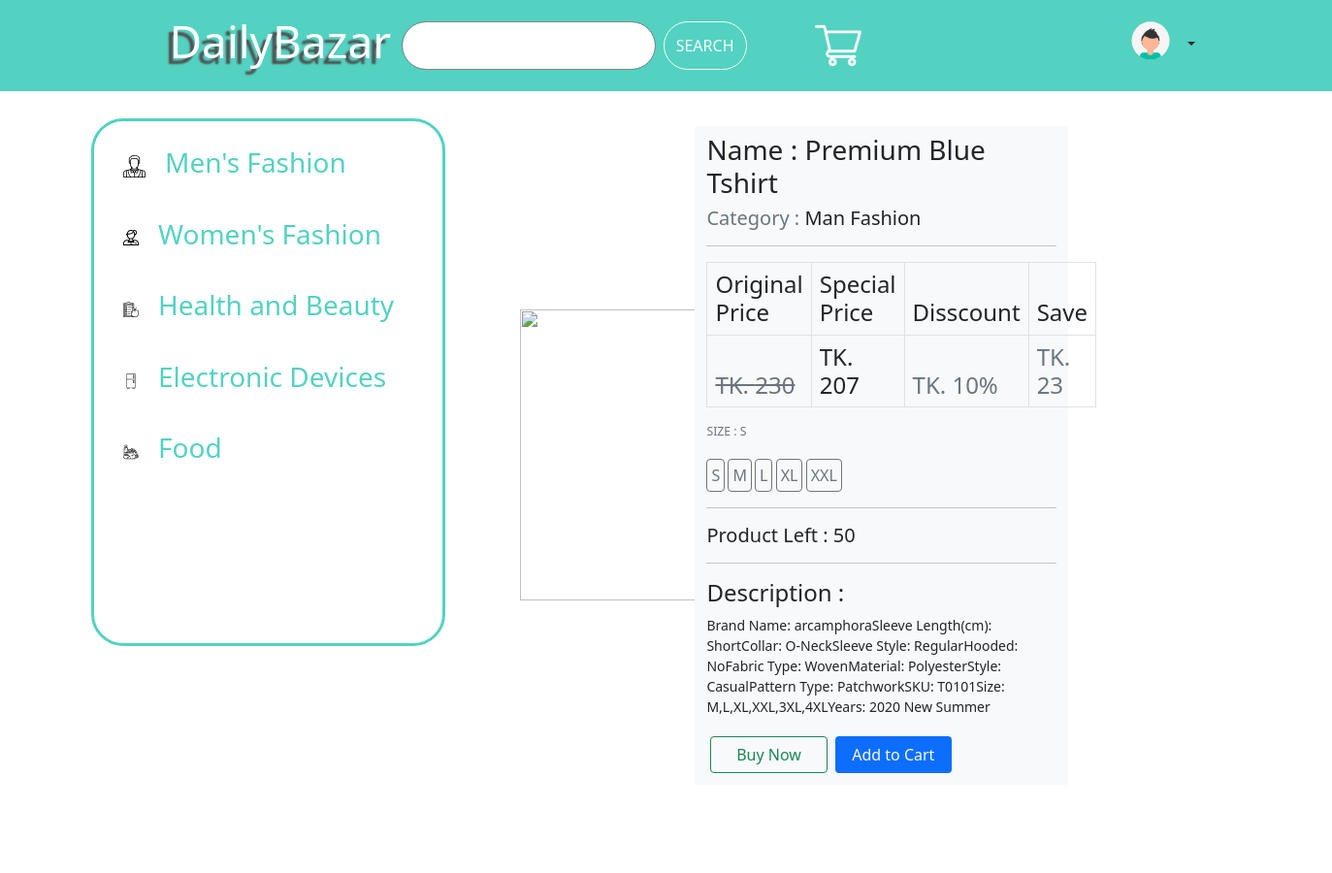
The page /productdetails.php?clicked=1 (upper part) on the database as committed earlier.
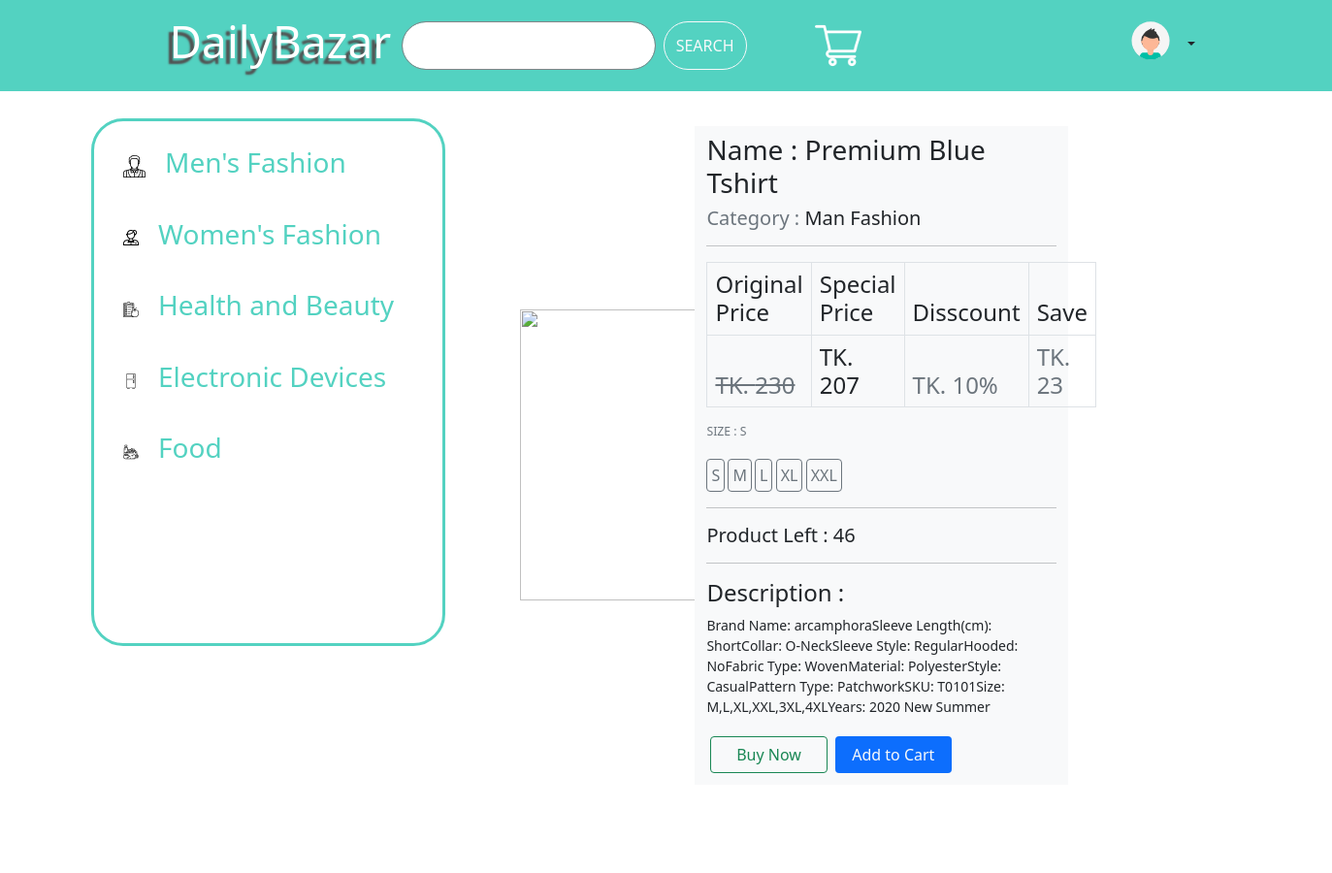
The same page on the database as committed later.
### tables this page shows
CREATE TABLE `products` (
  `id` int(11) NOT NULL,
  `name` varchar(255) NOT NULL,
  `date` date NOT NULL DEFAULT '2021-01-20',
  `price` varchar(20) NOT NULL,
  `qty` int(11) NOT NULL DEFAULT 50,
  `description` varchar(4160) DEFAULT NULL,
  `image` varchar(8) NOT NULL,
  `category` int(11) NOT NULL,
  `sub_category` int(11) NOT NULL,
  `season` int(11) NOT NULL
);

### init.php (called while the page is built, shortened)
<?php
$source = new source;
?>

### classes/source.php (called while the page is built, shortened)
<?php
class source extends db{
    public $Query;
    public function Query($query,$param = []){
        if(empty($param)){
            $this->Query = $this->db->prepare($query);
            return $this->Query->execute();
        }else{
            $this->Query = $this->db->prepare($query);
            return $this->Query->execute($param);
        }
    }
    public function CountRows(){
        return $this->Query->rowCount();
    }
    public function SingleRow(){
        return $this->Query->fetch(PDO::FETCH_OBJ);
    }
}
?>

### classes/db.php (called while the page is built, shortened)
<?php
class db{
    private $host = "localhost";
    private $username = "root";
    private $password = "";
    private $database = "dailybazar";
    public function __construct(){
        try{
            $this->db = new PDO("mysql:hsot=".$this->host.";dbname=".$this->database,
            $this->username,$this->password);
        }catch(PDOException $e){
            echo "Connection problem : ".$e->getMessage();
        }
    }
}
?>

### productdetails.php (the view, shortened to what the changed rows need)
<?php include "init.php";
if (!empty($_GET['clicked'])) {
    $query = $source->Query("SELECT * FROM products WHERE id=?", [$_GET['clicked']]);
    $product = $source->SingleRow();
    $row = $source->CountRows();
    $qty = $product->qty;;
    $sub_cate = $product->sub_category;
    $category = $product->category;
    $productIn[] = $_GET['clicked'];
} else if (!empty($_SESSION['pid'])) {
    $query = $source->Query("SELECT * FROM products WHERE id=?", [$_SESSION['pid']]);
    $product = $source->SingleRow();
    $row = $source->CountRows();
    $qty = $product->qty;
    $img = $product->image;
    $sub_cate = $product->sub_category;
    $category = $product->category;
}
$query1 = $source->Query("SELECT * FROM product_categories WHERE id=?", [$category]);
$product1 = $source->SingleRow();
$cate = $product1->categories;
$price = $product->price * .10;
$offerprice = $product->price - $price;
?>
<html>
<head>
    <link href="assets/css/productdetails.css?v=<?php echo time(); ?>" rel="stylesheet" type="text/css">
    <link href="assets/css/successAlart.css?v=<?php echo time(); ?>" rel="stylesheet" type="text/css">
</head>
<body>
    <?php include "assets/splitfile/header.php" ?>
    <form action="" method="POST">
        <section class="bannerSection">
            <div class="container-fluid">
                <div class="row">
                    <?php include 'assets/splitfile/sidemenu.php' ?>
                    <div class="mt-2">
                        <div class="col-xxl-9 col-xl-9 col-lg-9 col-sm-12">
                            <div class="product">
                                <div class="row">
                                    <div class="details col-8 bg-light">
                                        <?php
                                        if ($row > 0) {
                                            echo "
                                                    <p class='h3 font-weight-normal mt-2'>Name : " . $product->name . "</p>
                                                    <p class='h5 font-weight-normal text-secondary '>Category : <span class='text-dark'>" . $cate . "</span></p>
                                                    <hr>
                                                    <table class='table table-bordered w-75'>
                                                        <thead>
                                                            <tr>
                                                                <th class='h4'>Original Price</th>
                                                                <th class='h4'>Special Price</th>
                                                                <th class='h4'>Disscount</th>
                                                                <th class='h4'>Save</th>
                                                            </tr>
                                                            <tr>
                                                                <th class='text-secondary h4'><del>TK. " . $product->price . "</del></th>
                                                                <th class='h4'>TK. " . intval($offerprice) . "</th>
                                                                <th class='text-muted h4'>TK. 10%</th>
                                                                <th class='h4 text-muted'>TK. " . intval($price) . "</th>
                                                            </tr>
                                                        </thead>
                                                    </table>
                                                    ";
                                            if ($sub_cate == '2' || $sub_cate == '5' || $sub_cate == '9') {
                                                echo "
                                                        <p class='size mb-3 text-muted text-uppercase small'> <span class='sizetitle'> Size : " . $_SESSION['size'] . " </span><br><br>
                                                        <input type='submit' name='s' value='S' class='btn btn-outline-secondary  ml-2 p-1'>
                                                        <input type='submit' name='m' value='M' class='btn btn-outline-secondary ml-2 p-1'>
                                                        <input type='submit' name='l' value='L' class='btn btn-outline-secondary ml-2 p-1'>
                                                        <input type='submit' name='xl' value='XL' class='btn btn-outline-secondary ml-2 p-1'>
                                                        <input type='submit' name='xxl' value='XXL' class='btn btn-outline-secondary ml-2 p-1'> </p>
                                                        ";
                                            } else {
                                                $_SESSION['size'] = '';
                                            }
                                            echo "
                                                    <hr>
                                                    <p class='h5 font-weight-normal text-dark '>Product Left : <span class='text-dark'>" . $qty . "</span></p>
                                                    <hr>
                                                    <h4>Description : </h4>
                                                    <p class='text-justify'>" . $product->description . "</p>
                                                    <div class='row m-auto mb-2'>
                                                    <a href='buy.php?clicked=" . $product->id . "&qty=" . $qty . "' class='btn btn-outline-success m-1 d-inline col-4'>Buy Now</a>
                                                    <a href='php/addtocart.php?addtocart=" . $product->id . "' class='btn text-light bg-primary m-1 col-4'>Add to Cart </a>
                                                    </div>
                                                    ";
                                        }
                                        ?>
                                    </div>
                                </div>
                            </div>
                        </div>
                    </div>
                </div>
                <?php
                $findId = $source->SingleRow();
                $maxId = $findId->id;
                $findId = $source->SingleRow();
                $minId = $findId->id;
                for ($i = 1; $i <= 8; $i++) {
                    $randomId = rand($minId, $maxId);
                    if(!empty($productIn)){
                        if (!in_array($randomId, $productIn)) {
                            $product = $source->SingleRow();
                            $productIn[] = $product->id;
                        } else {
                            $i--;
                        }
                        $br = $i % 4;
                        if ($br == 0) {
                            echo "<br>";
                        }
                    }
                }
                ?>
            </div>
        </section>
    </form>
</body>
</html>

Rows that differ between the two databases and show on the page:
changed products "Premium Blue Tshirt": qty "50" → "46"
